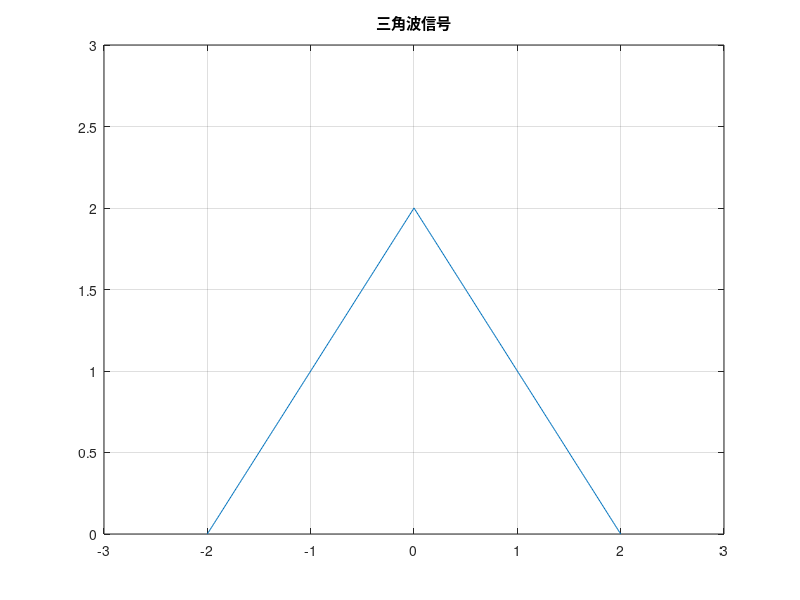

Reproduce this figure in MATLAB.
clc
clear all

t = -2:0.01:2;
f_u1 = 0.5*sign(t) + 0.5;
f_u2 = 0.5*sign(-1*t)+0.5; 
y = f_u2.*(t+2)+f_u1.*(-1*t+2);
plot(t,y); axis([-3,3,0,3]);
title('三角波信号');
grid on;
